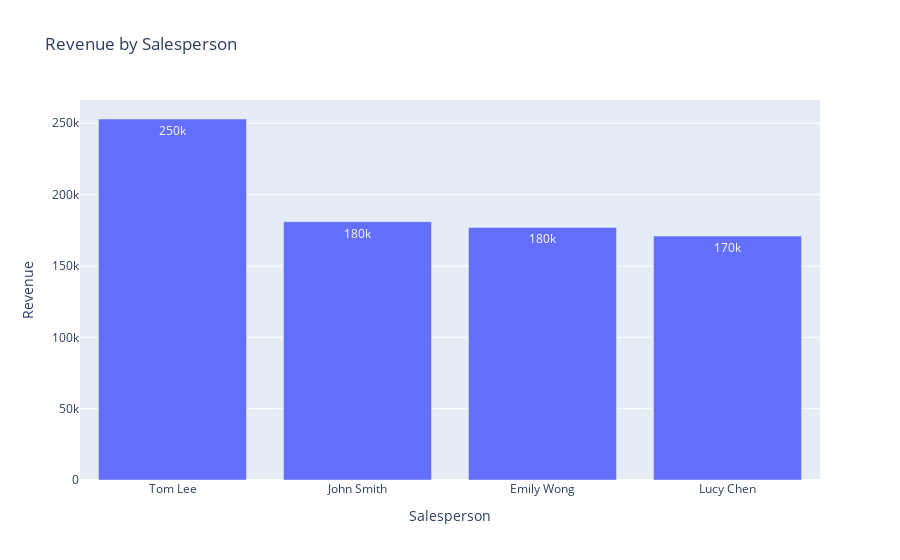

The code cell stored with this chart in its notebook:
### Code cell
data = {
    "Salesperson Names": salesperson_names,
    "Revenue": revenue,
}
fig = px.bar(data, x="Salesperson Names", y="Revenue", title="Revenue by Salesperson",text_auto='.2s')
fig.update_layout(
    xaxis_title="Salesperson",
    yaxis_title="Revenue",
    barmode="group",  
)
fig.show()

### Figure 1 — Plotly figure (JSON) as saved in the notebook; plotly's stock layout.template omitted (floating-point values rounded to 4 significant figures)
{"data": [{"alignmentgroup": "True", "hovertemplate": "Salesperson Names=%{x}<br>Revenue=%{y}<extra></extra>", "legendgroup": "", "marker": {"color": "#636efa", "pattern": {"shape": ""}}, "name": "", "offsetgroup": "", "orientation": "v", "showlegend": false, "textposition": "auto", "texttemplate": "%{y:.2s}", "type": "bar", "x": ["Tom Lee", "John Smith", "Emily Wong", "Lucy Chen"], "xaxis": "x", "y": [253000, 181000, 177000, 171000], "yaxis": "y"}], "layout": {"barmode": "group", "legend": {"tracegroupgap": 0}, "title": {"text": "Revenue by Salesperson"}, "xaxis": {"anchor": "y", "domain": [0, 1], "title": {"text": "Salesperson"}}, "yaxis": {"anchor": "x", "domain": [0, 1], "title": {"text": "Revenue"}}}}
